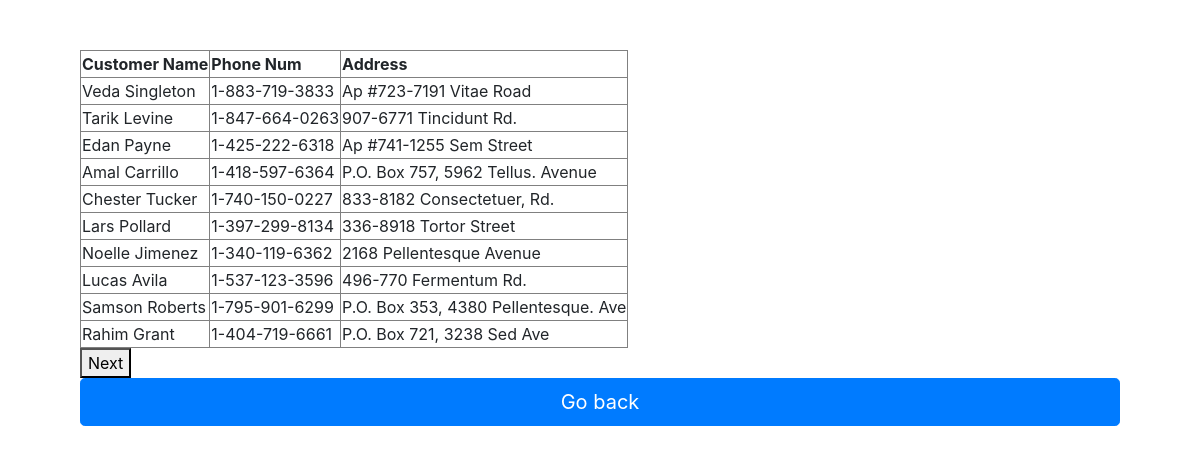
Screenshot of /employee-pages/previouscustomers.php with the database file from the repository.
### tables this page shows
CREATE TABLE `customer` (
  `CustomerID` int(11) NOT NULL,
  `first_name` varchar(255) DEFAULT NULL,
  `last_name` varchar(255) DEFAULT NULL,
  `phone_num` varchar(20) DEFAULT NULL,
  `address` varchar(255) DEFAULT NULL
);

### employee-pages/previouscustomers.php (the view, shortened to what this page needs)
<?php
require('../../../connect/dbconnect.inc.php');
?>
<!DOCTYPE html>
<html>
    <head>
        <link rel="stylesheet" href="https://cdn.jsdelivr.net/npm/bootstrap@4.5.3/dist/css/bootstrap.min.css">
        <link rel="stylesheet" href="style.css">
    </head>
    <body>
    <div class="container">
    <?php
    $limit = 10;
    $total = "SELECT COUNT(CustomerID) as R FROM customer";
    $stmt = $conn->prepare($total);
    $stmt->execute();
    $result = $stmt->get_result()->fetch_assoc();
    $records = $result['R'];
    if ((isset($_GET['page']) && is_numeric($_GET['page']))){
        $current_page = htmlspecialchars($_GET['page']);
    } else{
        $current_page = 1;
    }
    $offset = ($current_page-1) * $limit;
    if($records > $limit){
        $total_pages = ceil($records/$limit);
    } else{
        $total_pages = 1;
    }
    $query ="SELECT first_name, last_name, phone_num, `address` FROM customer LIMIT ?,?";
    $stmt = $conn->prepare($query);
    $stmt->bind_param("ii", $offset, $limit);
    $stmt->execute();
    $result = $stmt->get_result()->fetch_all(MYSQLI_ASSOC);
    if($result){
	?>
    <table border='1'>
        <tr>
            <th>Customer Name</th>
            <th>Phone Num</th>
            <th>Address</th>
        </tr>
    <?php
    foreach($result as $customer){
        echo "<tr>";
        echo "<td>".$customer['first_name']." ".$customer['last_name']."</td>";
        echo "<td>".$customer['phone_num']."</td>";
        echo "<td>".$customer['address']."</td>";
        echo "</tr>";
    }
    ?>
        </table>
        <?php
        } else{
            echo "<p>no records found</p>";
            exit();
        }
        if($current_page < $total_pages){
            echo '<a href="previouscustomers.php?page='.($current_page+1).'"><button> Next </button></a>';
        }
        ?>
    <a href="adminmenu.php"><button type="button" class="btn btn-primary btn-lg btn-block">Go back</button> </a>
    </div>
    </body>
</html>

### style.css (style rules this page uses)
.container { padding: 50px; }

### rows the page displays
customer: first_name "Veda", last_name "Singleton", phone_num "1-883-719-3833", address "Ap #723-7191 Vitae Road"
customer: first_name "Tarik", last_name "Levine", phone_num "1-847-664-0263", address "907-6771 Tincidunt Rd."
customer: first_name "Edan", last_name "Payne", phone_num "1-425-222-6318", address "Ap #741-1255 Sem Street"
customer: first_name "Amal", last_name "Carrillo", phone_num "1-418-597-6364", address "P.O. Box 757, 5962 Tellus. Avenue"
customer: first_name "Chester", last_name "Tucker", phone_num "1-740-150-0227", address "833-8182 Consectetuer, Rd."
customer: first_name "Lars", last_name "Pollard", phone_num "1-397-299-8134", address "336-8918 Tortor Street"
customer: first_name "Noelle", last_name "Jimenez", phone_num "1-340-119-6362", address "2168 Pellentesque Avenue"
customer: first_name "Lucas", last_name "Avila", phone_num "1-537-123-3596", address "496-770 Fermentum Rd."
customer: first_name "Samson", last_name "Roberts", phone_num "1-795-901-6299", address "P.O. Box 353, 4380 Pellentesque. Ave"
customer: first_name "Rahim", last_name "Grant", phone_num "1-404-719-6661", address "P.O. Box 721, 3238 Sed Ave"
